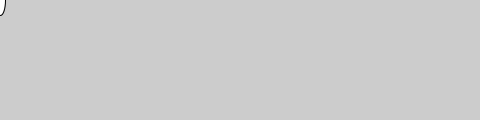
Frame 1 (no input)
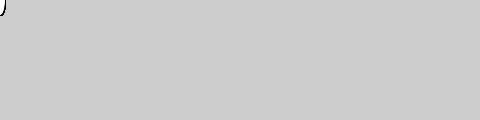
Frame 60 (the mouse pressed at the canvas centre just before this capture)
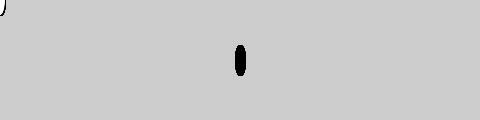
Frame 120 (the mouse held since frame 60 and released just before this capture)

The Processing sketch that drew these frames (run headless with seeded random() and noise(); from frame 60 on, the mouse is pressed at the canvas centre):

// Processing sketch: Task_3
// ── Task_3.pde
void setup() {
//480 Width
//120 Height
//size (width, height)
size(480, 120);
smooth();
}

void draw() {

if (mousePressed) {
//fill(0) means it will be fill ellipse with black
fill(0);
} else {
//fill(255) means it will be fill ellipse with "pure" white
fill(255);
}
//10 and 10 is the radius of the ellipse
//ellipse(x-coordinate,y-coordinate,width,height) 
ellipse(mouseX, mouseY, 10, 30);
}
